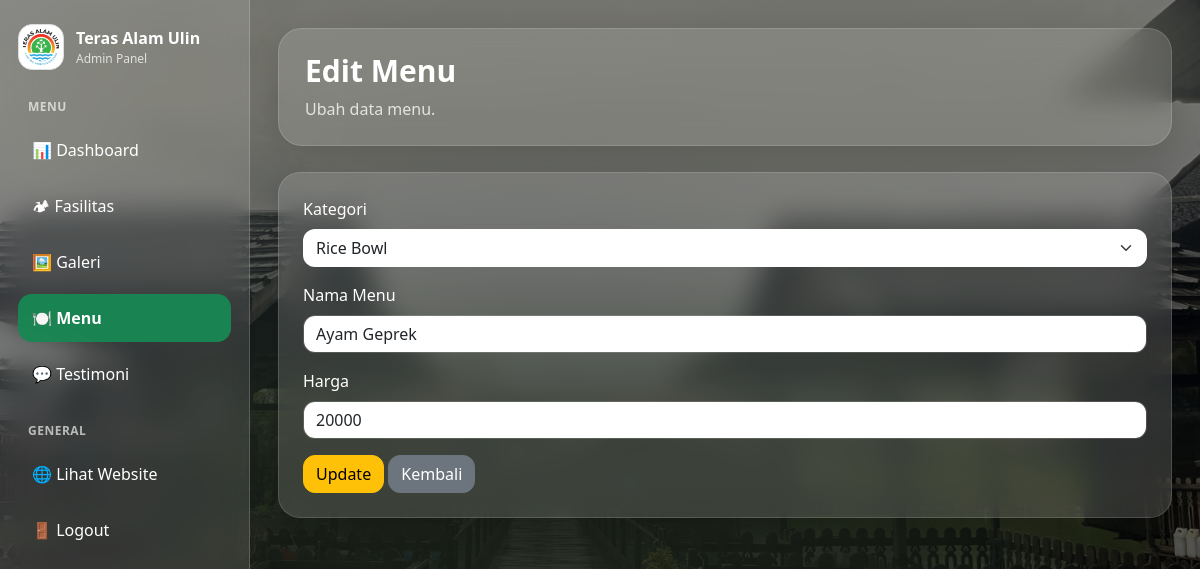
The app's page /admin/edit_menu.php?id=1 (signed in) with its own data.
### tables this page shows
CREATE TABLE `menu` (
  `id` int NOT NULL,
  `nama_menu` varchar(100) NOT NULL,
  `kategori` varchar(100) NOT NULL,
  `deskripsi` text,
  `harga` int DEFAULT NULL,
  `gambar` varchar(255) DEFAULT NULL
);

### admin/edit_menu.php (the view, shortened to what this page needs)
<?php
require '../config/koneksi.php';
$id = (int) $_GET['id'];
$query = mysqli_query($conn, "SELECT * FROM menu WHERE id = $id");
$data = mysqli_fetch_assoc($query);
?>
<!DOCTYPE html>
<html lang="id">
<head>
    <link href="https://cdn.jsdelivr.net/npm/bootstrap@5.3.3/dist/css/bootstrap.min.css" rel="stylesheet">
</head>
<body>
<div class="admin-layout">
    <?php include 'sidebar.php'; ?>
    <div class="main-content">
        <div class="topbar">
            <h2>Edit Menu</h2>
            <p>Ubah data menu.</p>
        </div>
        <div class="content-card">
            <form action="../aksi/aksi_edit_menu.php" method="POST">
                <div class="mb-3">
                    <label class="form-label text-white">Kategori</label>
                    <select name="kategori" class="form-select" required>
                        <option value="Rice Bowl" <?= $data['kategori'] == 'Rice Bowl' ? 'selected' : ''; ?>>Rice Bowl</option>
                    </select>
                </div>
                <div class="mb-3">
                    <label class="form-label text-white">Nama Menu</label>
                    <input type="text" name="nama_menu" class="form-control" value="<?= htmlspecialchars($data['nama_menu']); ?>" required>
                </div>
                <div class="mb-3">
                    <label class="form-label text-white">Harga</label>
                    <input type="number" name="harga" class="form-control" value="<?= $data['harga']; ?>" required>
                </div>
                <button type="submit" class="btn btn-warning">Update</button>
                <a href="menu.php" class="btn btn-secondary">Kembali</a>
            </form>
        </div>
    </div>
</div>
</body>
</html>

### admin/layout_style.php (style rules this page uses)
body { margin: 0; min-height: 100vh; font-family: 'Segoe UI', sans-serif; background: none; position: relative; }
body::before { content: ""; position: fixed; inset: 0; background: linear-gradient(rgba(0,0,0,0.45), rgba(0,0,0,0.65)), url('../assets/img/hero.jpg') no-repeat center center; background-size: cover; z-index: -999; }
.admin-layout { display: flex; min-height: 100vh; position: relative; z-index: 1; }
.main-content { flex: 1; padding: 28px; position: relative; z-index: 1; }
.topbar { background: rgba(255,255,255,0.14); backdrop-filter: blur(14px); -webkit-backdrop-filter: blur(14px); border: 1px solid rgba(255,255,255,0.14); border-radius: 24px; padding: 24px 26px; box-shadow: 0 10px 30px rgba(0,0,0,0.12); margin-bottom: 26px; color: white; position: relative; z-index: 1; }
.topbar h2 { margin: 0; font-weight: 700; font-size: 30px; }
.topbar p { margin: 8px 0 0; color: rgba(255,255,255,0.78); }
.content-card { background: rgba(255,255,255,0.14); backdrop-filter: blur(14px); -webkit-backdrop-filter: blur(14px); border: 1px solid rgba(255,255,255,0.14); border-radius: 22px; padding: 24px; box-shadow: 0 10px 24px rgba(0,0,0,0.12); color: white; margin-bottom: 24px; position: relative; z-index: 1; }
.main-content { margin-left: 250px; }
.form-control, .form-select { border-radius: 12px; border: 1px solid rgba(255,255,255,0.15); }
.btn { border-radius: 12px; }

### records on screen
menu: kategori "Rice Bowl", nama_menu "Ayam Geprek", harga "20000"
